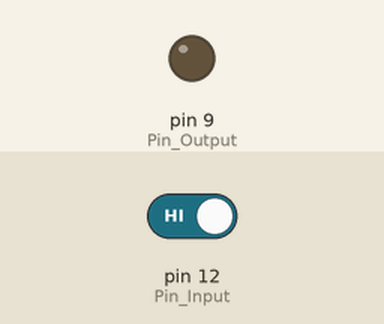
Bench run of a sketch on a simulated Arduino Uno, built with avr-gcc and run on an emulated ATmega328P. Parts: output pins drawn as LEDs (lit = HIGH). The test bench sets the inputs (shaded band); at power-on: pin 12 (Pin_Input) HIGH.

Above: at 1.3 s.
1.4 s: pin 12 (Pin_Input) driven LOW
At 2.8 s:
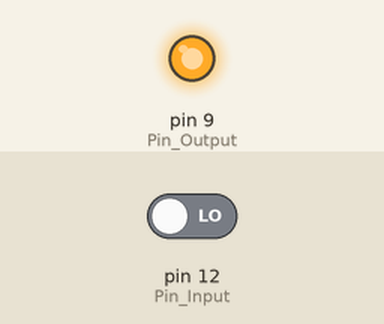
Timing chart, 0 to 4.4 s (numbered marks = the images above; inputs shaded):
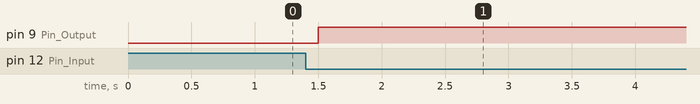

Measured:
- after the input at 1.4 s, pin 9 (Pin_Output): LOW → HIGH after 0.10 s

The sketch:

18_PULLUP_BOTTON_2nd.ino
```cpp
const int Pin_Input = 12;
const int Pin_Output = 9;
const int D_T = 250;
int curVal;
int preVal = 1;
int intensity = 0;

void setup() {
  // put your setup code here, to run once:
  Serial.begin(9600);
  pinMode(Pin_Input, INPUT);
  pinMode(Pin_Output, OUTPUT);
}

void loop() {
  // put your main code here, to run repeatedly:
  curVal = digitalRead(Pin_Input); //

  // 이전과 변경이 없으면 계속 무한 루프 돈다

  if (curVal == 0 && preVal == 1){
    if (intensity == 0) {
      intensity = 255;
      analogWrite(Pin_Output, intensity);
    }
    else if(intensity == 255) {
      intensity = 0;
      analogWrite(Pin_Output, intensity);
    }
  }
  preVal = curVal;

  delay(D_T);
}
```
